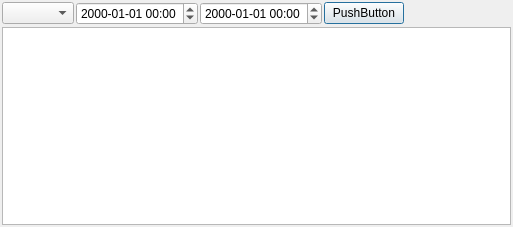
<?xml version="1.0" encoding="UTF-8"?>
<ui version="4.0">
 <class>DialogExtremeValues</class>
 <widget class="QDialog" name="DialogExtremeValues">
  <property name="geometry">
   <rect>
    <x>0</x>
    <y>0</y>
    <width>513</width>
    <height>227</height>
   </rect>
  </property>
  <property name="windowTitle">
   <string>Extreme Values</string>
  </property>
  <layout class="QVBoxLayout" name="verticalLayout">
   <property name="spacing">
    <number>2</number>
   </property>
   <property name="margin">
    <number>2</number>
   </property>
   <item>
    <layout class="QHBoxLayout" name="horizontalLayout">
     <property name="spacing">
      <number>2</number>
     </property>
     <item>
      <widget class="QComboBox" name="comboParameter"/>
     </item>
     <item>
      <widget class="QDateTimeEdit" name="timeFrom">
       <property name="displayFormat">
        <string notr="true">yyyy-MM-dd hh:mm</string>
       </property>
      </widget>
     </item>
     <item>
      <widget class="QDateTimeEdit" name="timeTo">
       <property name="displayFormat">
        <string notr="true">yyyy-MM-dd hh:mm</string>
       </property>
      </widget>
     </item>
     <item>
      <widget class="QPushButton" name="buttonUpdate">
       <property name="text">
        <string>PushButton</string>
       </property>
      </widget>
     </item>
     <item>
      <spacer name="horizontalSpacer">
       <property name="orientation">
        <enum>Qt::Horizontal</enum>
       </property>
       <property name="sizeHint" stdset="0">
        <size>
         <width>40</width>
         <height>20</height>
        </size>
       </property>
      </spacer>
     </item>
    </layout>
   </item>
   <item>
    <widget class="QTableView" name="tableExtremes"/>
   </item>
  </layout>
 </widget>
 <resources/>
 <connections/>
</ui>
